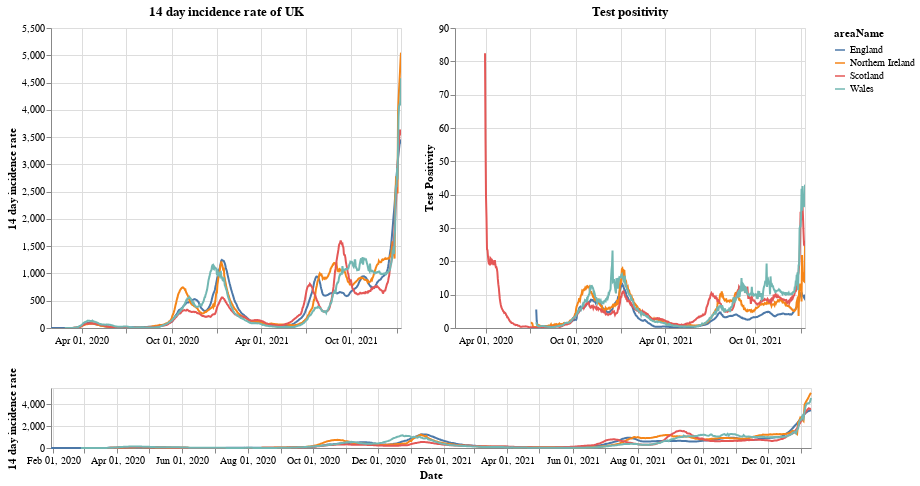

Notebook cell for this chart:
### Markdown cell above
# Plots

First a plot with each country in the UK. The top right shows the positivity rate for (which is the percentage of registered tests which were positive) while the top left is the 14 day incidence rate. The bottom chart can be used to select the timeframe (does not work on a mobile device).

### Code cell
#collapse
brush = alt.selection(type='interval', name='DateBrush',encodings=['x'],fields=['Time'])
leg_selection = alt.selection_multi(fields=['areaName'], bind='legend')

base = alt.Chart(uk_cases).mark_line().encode(
    x=alt.X("yearmonthdate(date):T", axis=alt.Axis(title='Date')),
    y=alt.Y("twoWeeklyCasesRate:Q", axis=alt.Axis(title='14 day incidence rate')),
    tooltip=['areaName', 'date','twoWeeklyCasesRate', 'testPositivity'],
    color='areaName',
    opacity=alt.condition(leg_selection, alt.value(2), alt.value(0.1))
).add_selection(leg_selection).properties(width=350)

upper = base.encode(alt.X('yearmonthdate(date):T', axis=alt.Axis(title=''),
                         scale=alt.Scale(domain=brush))
                   ).properties(title=f'14 day incidence rate of UK')
upper_right = upper.encode(alt.Y('testPositivity:Q', axis=alt.Axis(title='Test Positivity'))).properties(title='Test positivity')
lower = base.properties(height=60, width = 760).add_selection(brush)

(upper | upper_right) & lower

### Figure 1 — Vega-Lite specification as saved in the notebook (floating-point values rounded to 4 significant figures; data arrays with more than 128 entries replaced by an {"elided": "..."} marker saying what was removed)
{"config": {"view": {"continuousWidth": 400, "continuousHeight": 300}}, "vconcat": [{"hconcat": [{"mark": "line", "encoding": {"color": {"type": "nominal", "field": "areaName"}, "opacity": {"condition": {"value": 2, "selection": "selector001"}, "value": 0.1}, "tooltip": [{"type": "nominal", "field": "areaName"}, {"type": "temporal", "field": "date"}, {"type": "quantitative", "field": "twoWeeklyCasesRate"}, {"type": "quantitative", "field": "testPositivity"}], "x": {"type": "temporal", "axis": {"title": ""}, "field": "date", "scale": {"domain": {"selection": "DateBrush"}}, "timeUnit": "yearmonthdate"}, "y": {"type": "quantitative", "axis": {"title": "14 day incidence rate"}, "field": "twoWeeklyCasesRate"}}, "selection": {"selector001": {"type": "multi", "fields": ["areaName"], "bind": "legend"}}, "title": "14 day incidence rate of UK", "width": 350}, {"mark": "line", "encoding": {"color": {"type": "nominal", "field": "areaName"}, "opacity": {"condition": {"value": 2, "selection": "selector001"}, "value": 0.1}, "tooltip": [{"type": "nominal", "field": "areaName"}, {"type": "temporal", "field": "date"}, {"type": "quantitative", "field": "twoWeeklyCasesRate"}, {"type": "quantitative", "field": "testPositivity"}], "x": {"type": "temporal", "axis": {"title": ""}, "field": "date", "scale": {"domain": {"selection": "DateBrush"}}, "timeUnit": "yearmonthdate"}, "y": {"type": "quantitative", "axis": {"title": "Test Positivity"}, "field": "testPositivity"}}, "selection": {"selector001": {"type": "multi", "fields": ["areaName"], "bind": "legend"}}, "title": "Test positivity", "width": 350}]}, {"mark": "line", "encoding": {"color": {"type": "nominal", "field": "areaName"}, "opacity": {"condition": {"value": 2, "selection": "selector001"}, "value": 0.1}, "tooltip": [{"type": "nominal", "field": "areaName"}, {"type": "temporal", "field": "date"}, {"type": "quantitative", "field": "twoWeeklyCasesRate"}, {"type": "quantitative", "field": "testPositivity"}], "x": {"type": "temporal", "axis": {"title": "Date"}, "field": "date", "timeUnit": "yearmonthdate"}, "y": {"type": "quantitative", "axis": {"title": "14 day incidence rate"}, "field": "twoWeeklyCasesRate"}}, "height": 60, "selection": {"selector001": {"type": "multi", "fields": ["areaName"], "bind": "legend"}, "DateBrush": {"type": "interval", "encodings": ["x"], "fields": ["Time"]}}, "width": 760}], "data": {"name": "data-ae19487d2d04e413a1576eafb80dab69"}, "$schema": "https://vega.github.io/schema/vega-lite/v4.8.1.json", "datasets": {"data-ae19487d2d04e413a1576eafb80dab69": {"elided": "2756 records"}}}
